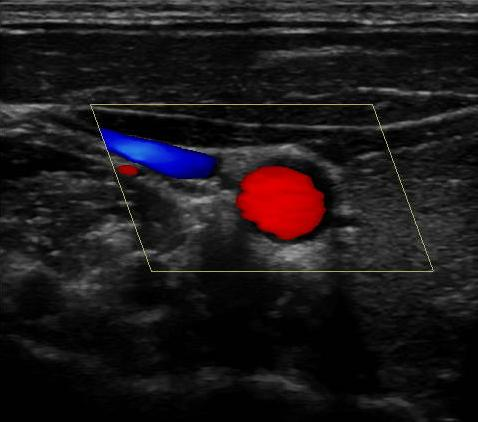
#> input picture Carotid.jpg, 478 x 422 px
$ jupyter execute 'P3 - Experimenting with Adaptive Thresholding.ipynb'
#> lines starting #> are read from the running program, lines starting #| are printed output that depends on the picture; after the words box and inside, x2 and y2 are one past the last pixel; in counts of white or black regions, pixels touching at a corner belong together
Hello !

This week my team and I decided to create a github project to track our work.
https://github.com/jjsalomon/carotid_ultrasound_boundary_detection

Git/github is a version control framework and using git will just ensure that we can work harmoniously together on the same code base.

This week I looked at doing some experiments for the carotid project, Im taking all of my methods from class and will be looking at Adaptive Thresholding

The first thing that i've done is turned the image into grayscale

[cell 1]
import numpy as np
import cv2
from matplotlib import pyplot as plt

# Read in carotid image
carotid_img = cv2.imread("Carotid.jpg")
#> carotid_img is the input picture: shape (422, 478, 3); mean B, G, R 26, 24, 28.4
grayscale = cv2.cvtColor(carotid_img, cv2.COLOR_BGR2GRAY)
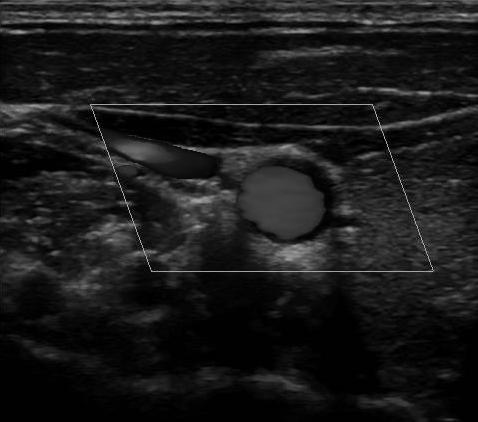
#> grayscale: shape (422, 478); min 0, max 212, mean 25.6

# Show Images
fig = plt.figure(figsize=(15,20))
ax1 = fig.add_subplot(2,2,1)
imgplot = plt.imshow(carotid_img)
ax1.set_title("Original")

ax2 = fig.add_subplot(222)
imgplot2 = plt.imshow(grayscale,cmap='gray')
ax2.set_title("Grayscale")
plt.show()
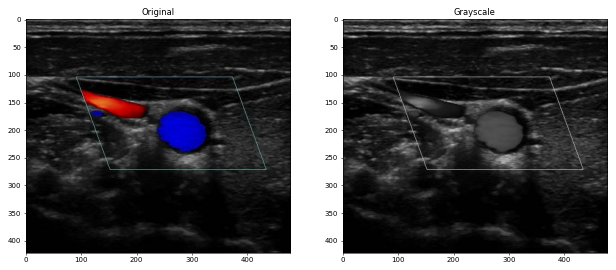
#> figure drawn by matplotlib, 2 panels; B, G, R data is drawn as R, G, B

Grayscale will allow us to further segment the images. I wanted to try experimenting using Adaptive Thresholding to see some results.

[cell 2]
# Adaptive Thresholding
B1 = cv2.adaptiveThreshold(grayscale, maxValue = 255, adaptiveMethod = cv2.ADAPTIVE_THRESH_MEAN_C, thresholdType = cv2.THRESH_BINARY_INV, blockSize = 5,C = 15)
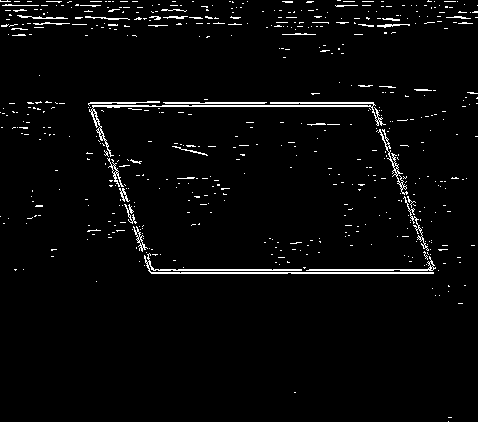
#> B1: shape (422, 478); 3.1% white in thin lines or dots
B2 = cv2.adaptiveThreshold(grayscale, maxValue = 255, adaptiveMethod = cv2.ADAPTIVE_THRESH_MEAN_C, thresholdType = cv2.THRESH_BINARY, blockSize = 5,C = 15)
#> B2: shape (422, 478); 96.9% white; black in thin lines or dots
B3 = cv2.adaptiveThreshold(grayscale, maxValue = 255, adaptiveMethod = cv2.ADAPTIVE_THRESH_GAUSSIAN_C, thresholdType = cv2.THRESH_BINARY_INV, blockSize = 5,C = 15)
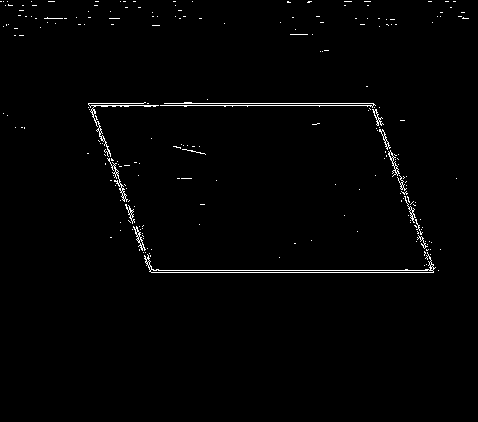
#> B3: shape (422, 478); 1.3% white in thin lines or dots, all inside (x1, y1, x2, y2) = (0, 1, 469, 273)
B4 = cv2.adaptiveThreshold(grayscale, maxValue = 255, adaptiveMethod = cv2.ADAPTIVE_THRESH_GAUSSIAN_C, thresholdType = cv2.THRESH_BINARY, blockSize = 5,C = 15)

# Storing images
images = [B1,B2,B3,B4]
# Titles
titles = ["Adaptive Mean - Binary Inv","Adaptive Mean - Binary","Adaptive Gaussian - Binary Inv","Adaptive Gaussian - Binary"]
# Show Images

# Display results
fig = plt.figure(figsize=(15,15))
for i in xrange(4):
    plt.subplot(2,2,i+1),plt.imshow(images[i],'gray')
    plt.title(titles[i])
    plt.xticks([]),plt.yticks([])
plt.show()

The results didnt really produce much valuable insights....Adaptive mean seems to produce more detail....i decided to then change the values on C parameter...from 15 to 5

[cell 3]
# Adaptive Thresholding
B1 = cv2.adaptiveThreshold(grayscale, maxValue = 255, adaptiveMethod = cv2.ADAPTIVE_THRESH_MEAN_C, thresholdType = cv2.THRESH_BINARY_INV, blockSize = 5,C = 5)
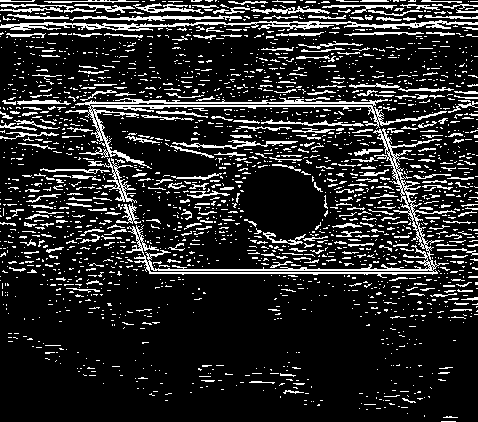
#> B1: shape (422, 478); 15.7% white in thin lines or dots
B2 = cv2.adaptiveThreshold(grayscale, maxValue = 255, adaptiveMethod = cv2.ADAPTIVE_THRESH_MEAN_C, thresholdType = cv2.THRESH_BINARY, blockSize = 5,C = 5)
#> B2: shape (422, 478); 84.3% white; black in thin lines or dots
B3 = cv2.adaptiveThreshold(grayscale, maxValue = 255, adaptiveMethod = cv2.ADAPTIVE_THRESH_GAUSSIAN_C, thresholdType = cv2.THRESH_BINARY_INV, blockSize = 5,C = 5)
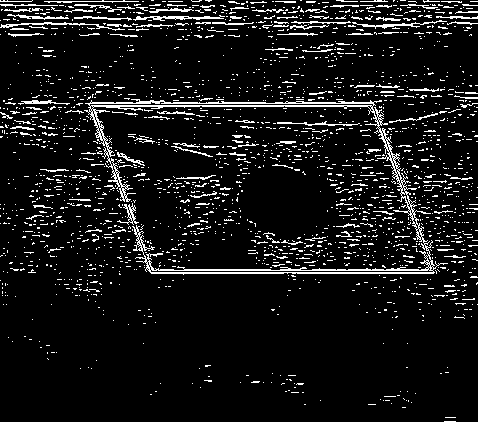
#> B3: shape (422, 478); 8.7% white in thin lines or dots
B4 = cv2.adaptiveThreshold(grayscale, maxValue = 255, adaptiveMethod = cv2.ADAPTIVE_THRESH_GAUSSIAN_C, thresholdType = cv2.THRESH_BINARY, blockSize = 5,C = 5)
#> B4: shape (422, 478); 91.3% white; black in thin lines or dots

# Storing images
images = [B1,B2,B3,B4]
# Titles
titles = ["Adaptive Mean - Binary Inv","Adaptive Mean - Binary","Adaptive Gaussian - Binary Inv","Adaptive Gaussian - Binary"]
# Show Images

# Display results
fig = plt.figure(figsize=(15,15))
for i in xrange(4):
    plt.subplot(2,2,i+1),plt.imshow(images[i],'gray')
    plt.title(titles[i])
    plt.xticks([]),plt.yticks([])
plt.show()

$ run again, with download.jpg copied over Carotid.jpg
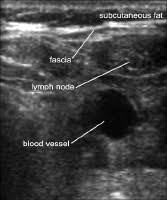
#> input picture download.jpg, 167 x 200 px
#> carotid_img is the input picture: shape (200, 167, 3); min 0, max 255, mean 65.9
#> `B1 = cv2.adaptiveThreshold(grayscale, maxValue = 255, adaptiveMethod =..`:
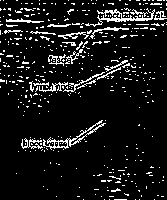
#> B1: shape (200, 167); 9.1% white in thin lines or dots
#> `B3 = cv2.adaptiveThreshold(grayscale, maxValue = 255, adaptiveMethod =..`:
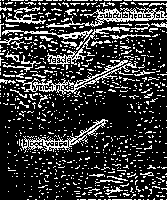
#> B3: shape (200, 167); 21.6% white in thin lines or dots
